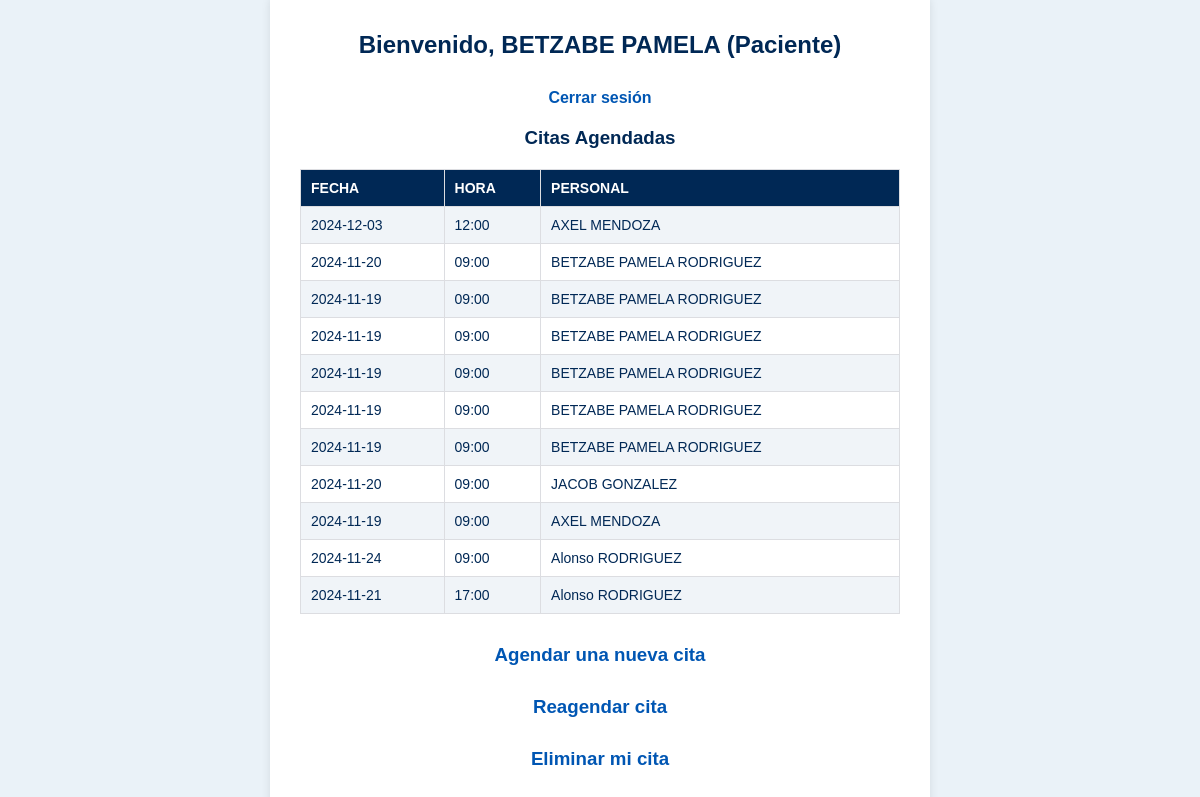
/area_usuario.php (signed in), run on the app's committed database.
### tables this page shows
CREATE TABLE `citas` (
  `Id_cita` int(11) NOT NULL,
  `Fecha` varchar(25) DEFAULT NULL,
  `Hora` varchar(25) DEFAULT NULL,
  `Id_paciente` int(11) DEFAULT NULL,
  `Id_pago` int(11) DEFAULT NULL,
  `Id_personal` int(11) DEFAULT NULL
);

CREATE TABLE `personal` (
  `Id_personal` int(10) NOT NULL,
  `Nombre` varchar(25) NOT NULL,
  `Apellido_Paterno` varchar(25) NOT NULL,
  `Apellido_Materno` varchar(30) NOT NULL,
  `Tipo` varchar(25) NOT NULL,
  `Especialidad` varchar(30) NOT NULL,
  `Telefono` int(10) NOT NULL,
  `Correo` varchar(25) NOT NULL,
  `Estatus` varchar(25) NOT NULL,
  `Usuario` varchar(20) NOT NULL,
  `Contrasena` varchar(10) NOT NULL
);

### area_usuario.php (the view, shortened to what this page needs)
<?php
include("conexion.php");
$nombre = $_SESSION['nombre'];
$id_paciente = $_SESSION['id_paciente'];
$sql = "SELECT c.Id_cita, c.Fecha, c.Hora, p.Nombre AS personal_nombre, p.Apellido_paterno AS personal_apellido
        FROM citas c
        JOIN personal p ON c.Id_personal = p.Id_personal
        WHERE c.Id_paciente = ?";
$stmt = $conn->prepare($sql);
$stmt->bind_param("i", $id_paciente);
$stmt->execute();
$result = $stmt->get_result();
?>
<!DOCTYPE html>
<html lang="es">
<head>
</head>
<body>
    <div class="area-usuario-container">
        <h2>Bienvenido, <?= htmlspecialchars($nombre) ?> (Paciente)</h2>
        <p><a href="logout.php">Cerrar sesión</a></p>
        <h3>Citas Agendadas</h3>
        <?php if ($result->num_rows > 0): ?>
            <table>
                <tr>
                    <th>Fecha</th>
                    <th>Hora</th>
                    <th>Personal</th>
                </tr>
                <?php while ($cita = $result->fetch_assoc()): ?>
                    <tr>
                        <td><?= htmlspecialchars($cita['Fecha']) ?></td>
                        <td><?= htmlspecialchars($cita['Hora']) ?></td>
                        <td><?= htmlspecialchars($cita['personal_nombre']) . " " . htmlspecialchars($cita['personal_apellido']) ?></td>
                    </tr>
                <?php endwhile; ?>
            </table>
        <?php else: ?>
            <p>No tienes citas agendadas.</p>
        <?php endif; ?>
        <h3><a href="agendar_cita.php">Agendar una nueva cita</a></h3>
        <h3><a href="reagendar_citau.php">Reagendar cita</a></h3>
        <h3><a href="eliminar_citau.php">Eliminar mi cita</a></h3>
    </div>
</body>
</html>

### area_usuario.php (style rules this page uses)
body { font-family: Arial, sans-serif; background-color: #eaf2f8; margin: 0; padding: 0; display: flex; justify-content: center; align-items: center; height: 100vh; color: #002855; }
.area-usuario-container { background-color: #ffffff; padding: 20px 30px; border-radius: 10px; box-shadow: 0 4px 10px rgba(0, 0, 0, 0.1); max-width: 600px; width: 100%; }
.area-usuario-container h2 { color: #002855; text-align: center; margin-bottom: 20px; }
.area-usuario-container p { text-align: center; margin: 10px 0; }
.area-usuario-container a { color: #0056b3; text-decoration: none; font-weight: bold; display: inline-block; margin-top: 10px; }
.area-usuario-container h3 { margin-top: 20px; text-align: center; color: #002855; }
table { width: 100%; border-collapse: collapse; margin: 20px 0; }
table th, table td { padding: 10px; text-align: left; border: 1px solid #dcdde1; }
table th { background-color: #002855; color: #ffffff; text-transform: uppercase; font-size: 14px; }
table tr:nth-child(even) { background-color: #f0f4f8; }
table td { font-size: 14px; color: #002855; }

### data on the page
citas: Fecha "2024-12-03", Hora "12:00", Id_personal.Nombre "AXEL", Id_personal.Apellido_Paterno "MENDOZA"
citas: Fecha "2024-11-20", Hora "09:00", Id_personal.Nombre "BETZABE PAMELA", Id_personal.Apellido_Paterno "RODRIGUEZ"
citas: Fecha "2024-11-19", Hora "09:00", Id_personal.Nombre "BETZABE PAMELA", Id_personal.Apellido_Paterno "RODRIGUEZ"
citas: Fecha "2024-11-19", Hora "09:00", Id_personal.Nombre "BETZABE PAMELA", Id_personal.Apellido_Paterno "RODRIGUEZ"
citas: Fecha "2024-11-19", Hora "09:00", Id_personal.Nombre "BETZABE PAMELA", Id_personal.Apellido_Paterno "RODRIGUEZ"
citas: Fecha "2024-11-19", Hora "09:00", Id_personal.Nombre "BETZABE PAMELA", Id_personal.Apellido_Paterno "RODRIGUEZ"
citas: Fecha "2024-11-19", Hora "09:00", Id_personal.Nombre "BETZABE PAMELA", Id_personal.Apellido_Paterno "RODRIGUEZ"
citas: Fecha "2024-11-20", Hora "09:00", Id_personal.Nombre "JACOB", Id_personal.Apellido_Paterno "GONZALEZ"
citas: Fecha "2024-11-19", Hora "09:00", Id_personal.Nombre "AXEL", Id_personal.Apellido_Paterno "MENDOZA"
citas: Fecha "2024-11-24", Hora "09:00", Id_personal.Nombre "Alonso", Id_personal.Apellido_Paterno "RODRIGUEZ"
citas: Fecha "2024-11-21", Hora "17:00", Id_personal.Nombre "Alonso", Id_personal.Apellido_Paterno "RODRIGUEZ"

### other printed values
$nombre "BETZABE PAMELA"
